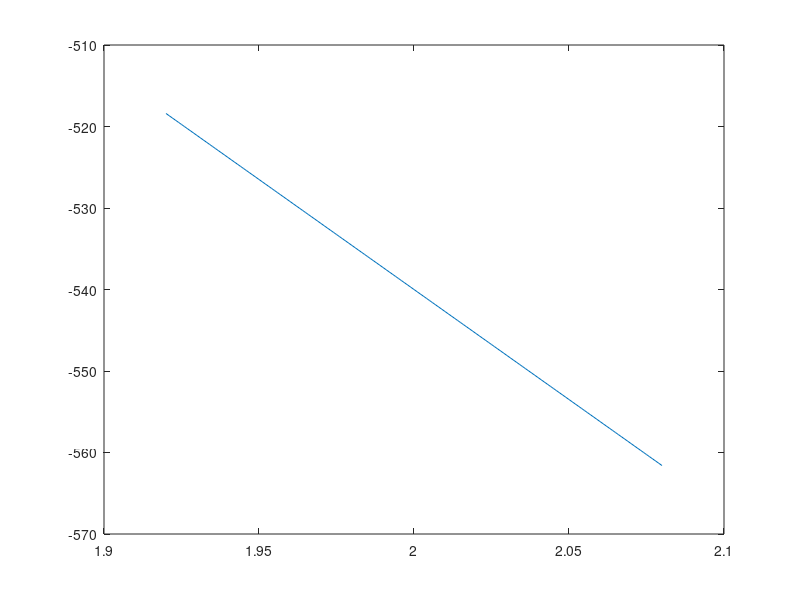

This chart was generated by the following MATLAB code:
clear all; close all;
%I got the suggestion for how to plot polynomials from a Matlab Answers
%forum

y_1 = @(x) (-512)+(2034*x)-(4608*x.^2)+(5376*x.^3)-(4032*x.^4)+(2016*x.^5)-(672*x.^6)+(144*x.^7)-(18*x.^8)+(x.^9)
x_1 = 1.920:0.001:2.080;
plot(x_1,y_1(x_1))